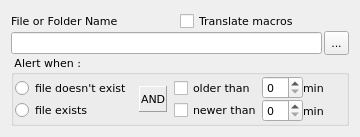
<?xml version="1.0" encoding="UTF-8"?>
<ui version="4.0">
 <class>FileExistsWidget</class>
 <widget class="QWidget" name="FileExistsWidget">
  <property name="geometry">
   <rect>
    <x>0</x>
    <y>0</y>
    <width>360</width>
    <height>137</height>
   </rect>
  </property>
  <property name="font">
   <font>
    <family>DejaVu Sans</family>
    <pointsize>8</pointsize>
   </font>
  </property>
  <property name="windowTitle">
   <string>Folder/File Exists</string>
  </property>
  <property name="toolTip">
   <string>Folder/File Exists</string>
  </property>
  <property name="statusTip">
   <string>Folder/File Exists</string>
  </property>
  <property name="locale">
   <locale language="English" country="UnitedStates"/>
  </property>
  <layout class="QVBoxLayout" name="verticalLayout_5">
   <property name="spacing">
    <number>0</number>
   </property>
   <item>
    <layout class="QHBoxLayout" name="horizontalLayout_2">
     <item>
      <widget class="QLabel" name="lblFileName">
       <property name="text">
        <string>File or Folder Name</string>
       </property>
       <property name="buddy">
        <cstring>editFileName</cstring>
       </property>
      </widget>
     </item>
     <item>
      <widget class="QCheckBox" name="chkUseMacros">
       <property name="toolTip">
        <string>Translate %DD%, %MM%, %YY%, etc. as macros</string>
       </property>
       <property name="statusTip">
        <string>Translate %DD%, %MM%, %YY%, etc. as macros</string>
       </property>
       <property name="text">
        <string>Translate macros</string>
       </property>
      </widget>
     </item>
    </layout>
   </item>
   <item>
    <layout class="QHBoxLayout" name="horizontalLayout">
     <property name="spacing">
      <number>2</number>
     </property>
     <item>
      <widget class="QLineEdit" name="editFileName"/>
     </item>
     <item>
      <widget class="QToolButton" name="btnFileName">
       <property name="maximumSize">
        <size>
         <width>26</width>
         <height>26</height>
        </size>
       </property>
       <property name="text">
        <string>...</string>
       </property>
       <property name="icon">
        <iconset resource="../../qHostMonitor.qrc">
         <normaloff>:/img/open.png</normaloff>:/img/open.png</iconset>
       </property>
      </widget>
     </item>
    </layout>
   </item>
   <item>
    <widget class="QGroupBox" name="grpFileTestModeRadio">
     <property name="title">
      <string> Alert when : </string>
     </property>
     <layout class="QHBoxLayout" name="horizontalLayout_3">
      <property name="spacing">
       <number>0</number>
      </property>
      <property name="leftMargin">
       <number>1</number>
      </property>
      <property name="topMargin">
       <number>1</number>
      </property>
      <property name="rightMargin">
       <number>1</number>
      </property>
      <property name="bottomMargin">
       <number>1</number>
      </property>
      <item>
       <layout class="QVBoxLayout" name="verticalLayout">
        <property name="spacing">
         <number>0</number>
        </property>
        <item>
         <widget class="QRadioButton" name="rbFileDoesntExists">
          <property name="text">
           <string>file doesn't exist</string>
          </property>
         </widget>
        </item>
        <item>
         <widget class="QRadioButton" name="rbFileExists">
          <property name="text">
           <string>file exists</string>
          </property>
         </widget>
        </item>
       </layout>
      </item>
      <item alignment="Qt::AlignHCenter">
       <widget class="QLabel" name="lblAndOr">
        <property name="sizePolicy">
         <sizepolicy hsizetype="Preferred" vsizetype="Minimum">
          <horstretch>0</horstretch>
          <verstretch>0</verstretch>
         </sizepolicy>
        </property>
        <property name="maximumSize">
         <size>
          <width>16777215</width>
          <height>26</height>
         </size>
        </property>
        <property name="frameShape">
         <enum>QFrame::Panel</enum>
        </property>
        <property name="frameShadow">
         <enum>QFrame::Raised</enum>
        </property>
        <property name="text">
         <string>AND</string>
        </property>
        <property name="indent">
         <number>1</number>
        </property>
       </widget>
      </item>
      <item>
       <layout class="QVBoxLayout" name="verticalLayout_2">
        <property name="spacing">
         <number>0</number>
        </property>
        <item>
         <widget class="QCheckBox" name="chkMaxAge">
          <property name="text">
           <string>older than</string>
          </property>
         </widget>
        </item>
        <item>
         <widget class="QCheckBox" name="chkMinAge">
          <property name="text">
           <string>newer than</string>
          </property>
         </widget>
        </item>
       </layout>
      </item>
      <item>
       <layout class="QVBoxLayout" name="verticalLayout_3">
        <property name="spacing">
         <number>0</number>
        </property>
        <item>
         <widget class="QSpinBox" name="spinMaxAge">
          <property name="toolTip">
           <string>1 day = 1440 min</string>
          </property>
          <property name="statusTip">
           <string>1 day = 1440 min</string>
          </property>
         </widget>
        </item>
        <item>
         <widget class="QSpinBox" name="spinMinAge">
          <property name="toolTip">
           <string>1 day = 1440 min</string>
          </property>
          <property name="statusTip">
           <string>1 day = 1440 min</string>
          </property>
         </widget>
        </item>
       </layout>
      </item>
      <item>
       <layout class="QVBoxLayout" name="verticalLayout_4">
        <property name="spacing">
         <number>0</number>
        </property>
        <item>
         <widget class="QLabel" name="lblMinAgeMin">
          <property name="text">
           <string>min</string>
          </property>
         </widget>
        </item>
        <item>
         <widget class="QLabel" name="lblMaxAgeMin">
          <property name="text">
           <string>min</string>
          </property>
         </widget>
        </item>
       </layout>
      </item>
     </layout>
    </widget>
   </item>
  </layout>
 </widget>
 <resources>
  <include location="../../qHostMonitor.qrc"/>
  <include location="../../qHostMonitor.qrc"/>
 </resources>
 <connections/>
</ui>
